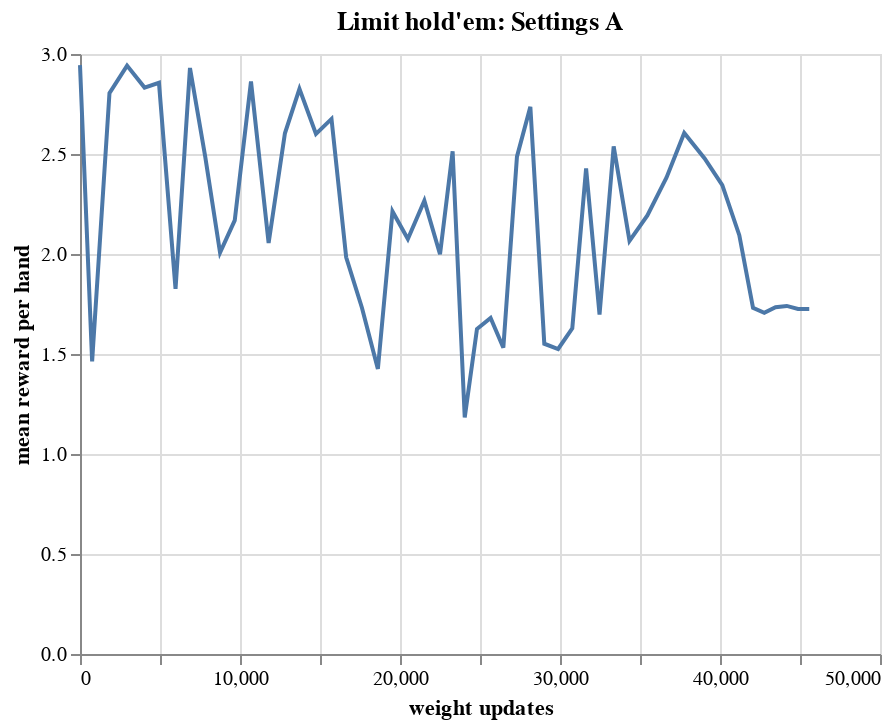

Notebook code cell kept with this figure:
### Code cell
alt.Chart(limit_3).mark_line().encode(
    x=alt.X("timestep:Q", title="weight updates"),
    y=alt.Y("reward:Q", title="mean reward per hand"),
).properties(title="Limit hold'em: Settings A")

### Figure 1 — Vega-Lite specification as saved in the notebook (floating-point values rounded to 4 significant figures)
{"config": {"view": {"continuousWidth": 400, "continuousHeight": 300}}, "data": {"name": "data-1535575adcec992d84b08dc9c569a3fb"}, "mark": "line", "encoding": {"x": {"type": "quantitative", "field": "timestep", "title": "weight updates"}, "y": {"type": "quantitative", "field": "reward", "title": "mean reward per hand"}}, "title": "Limit hold'em: Settings A", "$schema": "https://vega.github.io/schema/vega-lite/v4.8.1.json", "datasets": {"data-1535575adcec992d84b08dc9c569a3fb": [{"timestep": 0, "reward": 2.944}, {"timestep": 758, "reward": 1.463}, {"timestep": 1842, "reward": 2.805}, {"timestep": 2941, "reward": 2.942}, {"timestep": 4035, "reward": 2.832}, {"timestep": 4935, "reward": 2.856}, {"timestep": 5971, "reward": 1.825}, {"timestep": 6874, "reward": 2.93}, {"timestep": 7826, "reward": 2.487}, {"timestep": 8753, "reward": 2.007}, {"timestep": 9671, "reward": 2.168}, {"timestep": 10687, "reward": 2.862}, {"timestep": 11789, "reward": 2.055}, {"timestep": 12808, "reward": 2.603}, {"timestep": 13716, "reward": 2.826}, {"timestep": 14748, "reward": 2.601}, {"timestep": 15719, "reward": 2.675}, {"timestep": 16636, "reward": 1.984}, {"timestep": 17621, "reward": 1.731}, {"timestep": 18618, "reward": 1.425}, {"timestep": 19531, "reward": 2.213}, {"timestep": 20491, "reward": 2.075}, {"timestep": 21523, "reward": 2.266}, {"timestep": 22501, "reward": 1.998}, {"timestep": 23289, "reward": 2.513}, {"timestep": 24046, "reward": 1.183}, {"timestep": 24811, "reward": 1.625}, {"timestep": 25663, "reward": 1.681}, {"timestep": 26459, "reward": 1.531}, {"timestep": 27310, "reward": 2.487}, {"timestep": 28147, "reward": 2.736}, {"timestep": 29019, "reward": 1.551}, {"timestep": 29883, "reward": 1.525}, {"timestep": 30768, "reward": 1.629}, {"timestep": 31631, "reward": 2.427}, {"timestep": 32471, "reward": 1.697}, {"timestep": 33355, "reward": 2.538}, {"timestep": 34344, "reward": 2.065}, {"timestep": 35462, "reward": 2.193}, {"timestep": 36660, "reward": 2.383}, {"timestep": 37765, "reward": 2.605}, {"timestep": 39039, "reward": 2.478}, {"timestep": 40143, "reward": 2.344}, {"timestep": 41206, "reward": 2.094}, {"timestep": 42064, "reward": 1.73}, {"timestep": 42768, "reward": 1.706}, {"timestep": 43471, "reward": 1.734}, {"timestep": 44174, "reward": 1.74}, {"timestep": 44876, "reward": 1.725}, {"timestep": 45579, "reward": 1.725}]}}
